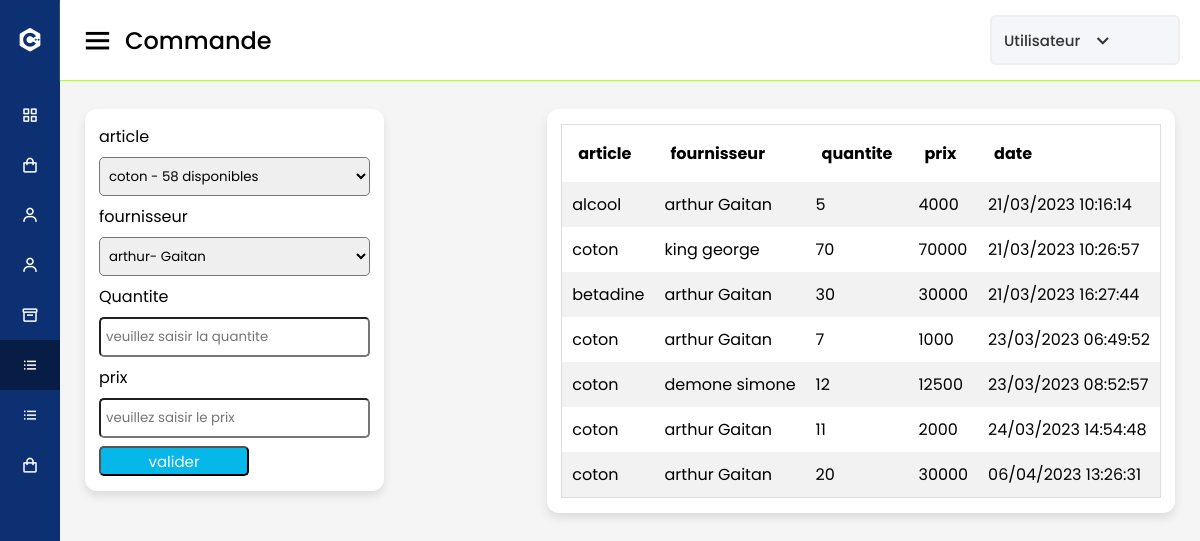
The page /commande.php on the database its author committed.
### tables this page shows
CREATE TABLE `commande` (
  `idcommande` int(11) NOT NULL,
  `idarticle` int(11) NOT NULL,
  `idfournisseur` int(11) NOT NULL,
  `quantite` int(11) NOT NULL,
  `prix` int(11) NOT NULL,
  `datecommande` timestamp NOT NULL DEFAULT current_timestamp()
);

CREATE TABLE `article` (
  `idarticle` int(11) NOT NULL,
  `nomarticle` varchar(50) NOT NULL,
  `categorie` varchar(50) NOT NULL,
  `quantite` int(11) NOT NULL,
  `prix_unitaire` int(11) NOT NULL,
  `date_fabrication` datetime NOT NULL,
  `date_expiration` datetime NOT NULL
);

CREATE TABLE `fournisseur` (
  `idfournisseur` int(11) NOT NULL,
  `nomfournisseur` varchar(30) NOT NULL,
  `prenomfournisseur` varchar(30) NOT NULL,
  `telephonefournisseur` varchar(30) NOT NULL,
  `adressefournisseur` varchar(50) NOT NULL
);

### function.php (called while the page is built, shortened)
<?php
function getArticle($id=null){
    if(!empty($id)){
        $sql = " SELECT * FROM article WHERE idarticle=?";
        $req = $GLOBALS['connexion']->prepare($sql);
        $req->execute(array($id));
        return $req->fetch();
    }
     else{
        $sql = " SELECT * FROM article";
        $req = $GLOBALS['connexion']->prepare($sql);
        $req->execute();
        return $req->fetchAll() ;
    }
}
      function getFournisseur($id=null){
        if(!empty($id)){
            $sql = " SELECT * FROM fournisseur WHERE idfournisseur=?";
            $req = $GLOBALS['connexion']->prepare($sql);
            $req->execute(array($id));
            return $req->fetch();
        }
         else{
            $sql = " SELECT * FROM fournisseur";
            $req = $GLOBALS['connexion']->prepare($sql);
            $req->execute();
            return $req->fetchAll() ;
          } }
          function getCommande($id=null){
            if(!empty($id)){
                $sql = " SELECT idcommande, prix_unitaire,adressefournisseur,telephonefournisseur, nomfournisseur, nomfournisseur, prenomfournisseur, co.quantite, prix, datecommande
                 FROM fournisseur AS f, commande AS co, article AS a WHERE co.idarticle=a.idarticle AND co.idfournisseur=f.idfournisseur AND co.idcommande=?";
                $req = $GLOBALS['connexion']->prepare($sql);
                $req->execute(array($id));
                return $req->fetch();
            }
             else{
                $sql = " SELECT co.idarticle,a.idarticle, idcommande,nomarticle, nomfournisseur, prenomfournisseur, co.quantite, prix, datecommande
                FROM fournisseur AS f, commande AS co, article AS a WHERE co.idarticle=a.idarticle AND co.idfournisseur = f.idfournisseur ";
                $req = $GLOBALS['connexion']->prepare($sql);
                $req->execute();
                return $req->fetchAll() ;
              } }
?>

### commande.php (the view, shortened to what this page needs)
<?php
include 'entete.php';
?>
<div class="home-content">
      <div class="overview-boxes">
        <div class="box">
            <form  class="rito" action="<?= !empty($_GET['idarticle']) ? "./modiCommande.php" : "./ajoutCommande.php"?>" method="post">
                <label for="idarticle">article</label>
                <select name="idarticle" id="idarticle">
               <?php
                 $articles = getArticle();
                 if(!empty($articles) && is_array($articles)){
                    foreach($articles as $key => $value){
                        ?>
                        <option data-prix="<?= $value['prix_unitaire'] ?>"   value="<?= $value['idarticle'] ?>"><?= $value['nomarticle']." - ".$value['quantite']." disponibles"?></option>
                        <?php
                    }
                 }
               ?>
                </select>
                <label for="idfournisseur">fournisseur</label>
                <select name="idfournisseur" id="idfournisseur">
               <?php
                 $fournisseurs = getFournisseur();
                 if(!empty($fournisseurs) && is_array($fournisseurs)){
                    foreach($fournisseurs as $key => $value){
                        ?>
                        <option value="<?= $value['idfournisseur'] ?>"><?= $value['nomfournisseur']."- ".$value['prenomfournisseur'] ?></option>
                        <?php
                    }
                 }
               ?>
                </select>
                <label for="quantite">Quantite</label>
                <input onkeyup ="setprix()" value="<?= !empty($_GET['idarticle']) ? $article['quantite'] : ""?>" type="number" name="quantite" id="quantite" placeholder="veuillez saisir la quantite">
                <label for="prix">prix</label>
                <input   value="<?= !empty($_GET['idarticle']) ? $article['prix'] : ""?>"type="number" name="prix" id="prix" placeholder="veuillez saisir le prix">
                <button type="submit" >valider</button>
            </form>
        </div>
<div class="box">
<table class="mtable">
    <tr>
        <th>article</th>
        <th>fournisseur</th>
        <th>quantite</th>
        <th>prix </th>
        <th>date </th>
    </tr>
    <?php
    $commandes= getCommande();
    if(!empty($commandes) && is_array($commandes)){
            foreach($commandes as $key => $value){
        ?>
        <tr>
           <td><?= $value['nomarticle'] ?></td>
           <td><?= $value['nomfournisseur']." ".$value['prenomfournisseur'] ?></td>
           <td><?= $value['quantite'] ?></td>
           <td><?= $value['prix'] ?></td>
           <td><?= date('d/m/Y H:i:s', strtotime($value['datecommande']))?></td>
        </tr>
                <?php
        }
    }
    ?>
</table>
</div>
      </div>
      </div>
    </section>
    <?php
include 'pied.php';
?>

### style.css (style rules this page uses)
* { margin: 0; padding: 0; box-sizing: border-box; font-family: "Poppins", sans-serif; }
.home-section .home-content { position: relative; padding-top: 104px; }
.home-content .overview-boxes { display: flex; align-items: flex-start; justify-content: space-between; flex-wrap: nowrap; padding: 0 20px; margin-bottom: 26px; }
.overview-boxes .box { display: flex; align-items: center; justify-content: center; min-width: calc(100% / 4 - 15px); background: #fff; padding: 15px 14px; border-radius: 12px; box-shadow: 0 5px 10px rgba(0, 0, 0, 0.1); margin: 5px; }
input, textarea, select { margin-bottom: 10px; box-sizing: border-box; width: 100%; margin: 8px 0; padding: 8px 5px; border-radius: 5px; display: block; }
button { background-color: rgb(6, 183, 233); color: white; width: 150px; height: 30px; font-size: 15px; border-radius: 5px; }
label { display: block; }
form { width: 100%; }
table.mtable { width: 100%; border-collapse: collapse; width: 100%; border: 1px solid #ddd; }
th, td { text-align: left; padding: 16px; }
table.mtable tr:nth-child(even) { background: #f2f2f2; }
table.mtable td { padding: 10px; }
body { background-size: cover; height: 100vh; border-radius: 0px 0px 20px 20px; margin-bottom: 40px; }

### rows shown on the page
commande: idarticle.nomarticle "alcool", idfournisseur.nomfournisseur "arthur", idfournisseur.prenomfournisseur "Gaitan", quantite "5", prix "4000", datecommande "21/03/2023 10:16:14"
commande: idarticle.nomarticle "coton", idfournisseur.nomfournisseur "king", idfournisseur.prenomfournisseur "george", quantite "70", prix "70000", datecommande "21/03/2023 10:26:57"
commande: idarticle.nomarticle "betadine", idfournisseur.nomfournisseur "arthur", idfournisseur.prenomfournisseur "Gaitan", quantite "30", prix "30000", datecommande "21/03/2023 16:27:44"
commande: idarticle.nomarticle "coton", idfournisseur.nomfournisseur "arthur", idfournisseur.prenomfournisseur "Gaitan", quantite "7", prix "1000", datecommande "23/03/2023 06:49:52"
commande: idarticle.nomarticle "coton", idfournisseur.nomfournisseur "demone", idfournisseur.prenomfournisseur "simone", quantite "12", prix "12500", datecommande "23/03/2023 08:52:57"
commande: idarticle.nomarticle "coton", idfournisseur.nomfournisseur "arthur", idfournisseur.prenomfournisseur "Gaitan", quantite "11", prix "2000", datecommande "24/03/2023 14:54:48"
commande: idarticle.nomarticle "coton", idfournisseur.nomfournisseur "arthur", idfournisseur.prenomfournisseur "Gaitan", quantite "20", prix "30000", datecommande "06/04/2023 13:26:31"

### other values the page prints
str_replace(".php","",basename($_SERVER['PHP_SELF'])) "Commande"
form field idarticle "coton - 58 disponibles"
form field idfournisseur "arthur- Gaitan"
